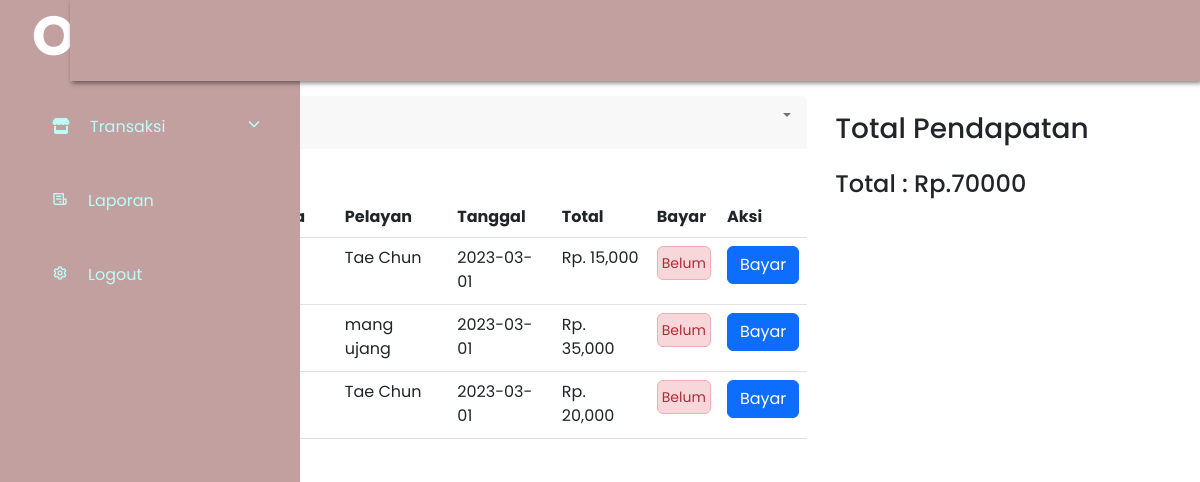
The app's page /kasir/index.php?kasir=laporan with its own data.
### tables this page shows
CREATE TABLE `pesanans` (
  `id` int(11) NOT NULL,
  `nama_pelanggan` varchar(110) NOT NULL,
  `table_id` int(11) NOT NULL,
  `pelayan_id` int(11) NOT NULL,
  `tanggal` date NOT NULL,
  `total` int(50) NOT NULL,
  `bayar` enum('sudah','belum') NOT NULL
);

CREATE TABLE `pelayans` (
  `id` int(11) NOT NULL,
  `pelayan_nama` varchar(100) NOT NULL
);

### kasir/laporan.php (the view, shortened to what this page needs)
<div class="row mt-4 pt-4">
    <div class="col-md-8">
        <div class="card border-0 card-h-100">
            <div class="card-header border-0 d-flex justify-content-between">
                <h4 class="d-inline">
                </h4>
                <div class="dropdown">
                    <a href="" class="dropdown-toggle no-arrow text-secondary" role="button" data-bs-toggle="dropdown" aria-haspopup="true" aria-expanded="false">
                    </a>
                </div>
            </div>
            <div class="">
                <table class="table mt-4" >
                    <thead>
                        <tr>
                            <th>No</th>
                            <th>Nama Produk</th>
                            <th>No Meja</th>
                            <th>Pelayan</th>
                            <th>Tanggal</th>
                            <th>Total</th>
                            <th>Bayar</th>
                            <th>Aksi</th>
                        </tr>
                    </thead>
                    <?php
                    $sql = "SELECT pesanans.id, pesanans.nama_pelanggan, pesanans.table_id, pesanans.bayar, pesanans.tanggal, pesanans.total, tables.table_nama, pelayans.pelayan_nama
                    FROM  tables
                    INNER JOIN pesanans
                    on pesanans.table_id = tables.id
                    INNER JOIN pelayans
                    on pelayans.id = pesanans.pelayan_id ORDER BY pesanans.tanggal DESC";
                    $result = $conn->query($sql);
                    $no = 1;
                    while ($row=$result->fetch_assoc()){
                    ?>
                        <tr>
                            <td><?php echo $no++ ?></td>
                            <td><?php echo $row["nama_pelanggan"]?></td>
                            <td><?php echo $row["table_nama"]?></td>
                            <td><?php echo $row["pelayan_nama"]?></td>
                            <td><?php echo $row["tanggal"]?></td>
                            <td>Rp. <?php echo number_format($row["total"])?></td>
                            <td>
                            <?php if($row["bayar"] == "belum") : ?>
                                <button class="btn alert alert-danger p-1 " ><small>Belum</small></button>
                            <?php else : ?>
                                <button class="btn alert alert-success p-1 " ><small>Sudah</small></button>
                            <?php endif ?>
                            </td>
                            <td>
                                <?php if($row["bayar"] == "belum") : ?>
                                <a href="pesanan_detail.php?id=<?php echo $row['id'] ?>">
                                    <button class="btn btn-primary">
                                        Bayar
                                    </button>
                                </a>
                                <?php endif ?>
                            </td>
                        </tr>
                    <?php
                    }
                    ?>
                </table>
            </div>
        </div>
    </div>
    <div class="col-md-4 p-3">
        <?php
            $result = $conn->query("SELECT SUM(total) AS total FROM pesanans");
            $row = mysqli_fetch_assoc($result);
            $sum = $row['total'];
        ?>
        <h3>Total Pendapatan</h3>
        <h4 class="mt-4">Total : Rp.<?php echo $sum ?></h4>
    </div>
</div>

### style.css (style rules this page uses)
* { padding: 0; margin: 0; box-sizing: border-box; list-style-type: none; text-decoration: none; font-family: "Poppins", sans-serif; }

### records on screen
pesanans: pelayan.pelayan_nama "Tae Chun", tanggal "2023-03-01", total "15,000", bayar "Belum"
pesanans: pelayan.pelayan_nama "mang ujang", tanggal "2023-03-01", total "35,000", bayar "Belum"
pesanans: pelayan.pelayan_nama "Tae Chun", tanggal "2023-03-01", total "20,000", bayar "Belum"

### other values on screen
$sum "70000"
